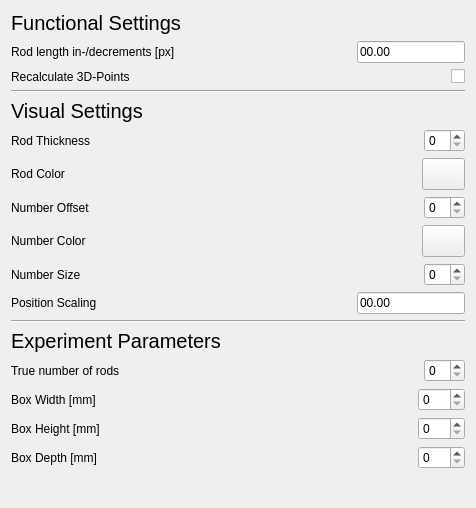
                     <widget class="QWidget" name="scrollAreaWidgetContents_2">
                      <property name="geometry">
                       <rect>
                        <x>0</x>
                        <y>0</y>
                        <width>476</width>
                        <height>508</height>
                       </rect>
                      </property>
                      <layout class="QVBoxLayout" name="verticalLayout_9">
                       <item>
                        <widget class="QLabel" name="label_18">
                         <property name="styleSheet">
                          <string notr="true">font-weight: bold;font: 20px;color: black;</string>
                         </property>
                         <property name="text">
                          <string>Functional Settings</string>
                         </property>
                        </widget>
                       </item>
                       <item>
                        <layout class="QHBoxLayout" name="horizontalLayout_28">
                         <item>
                          <widget class="QLabel" name="lbl_rod_incr">
                           <property name="text">
                            <string>Rod length in-/decrements [px]</string>
                           </property>
                          </widget>
                         </item>
                         <item alignment="Qt::AlignRight">
                          <widget class="QLineEdit" name="rod_incr">
                           <property name="inputMask">
                            <string>00.00;0</string>
                           </property>
                          </widget>
                         </item>
                        </layout>
                       </item>
                       <item>
                        <layout class="QHBoxLayout" name="horizontalLayout_29">
                         <item>
                          <widget class="QLabel" name="lbl_recalc_3D">
                           <property name="text">
                            <string>Recalculate 3D-Points</string>
                           </property>
                          </widget>
                         </item>
                         <item>
                          <widget class="QCheckBox" name="cb_recalc_3D">
                           <property name="sizePolicy">
                            <sizepolicy hsizetype="Maximum" vsizetype="Fixed">
                             <horstretch>0</horstretch>
                             <verstretch>0</verstretch>
                            </sizepolicy>
                           </property>
                           <property name="layoutDirection">
                            <enum>Qt::LeftToRight</enum>
                           </property>
                           <property name="text">
                            <string/>
                           </property>
                          </widget>
                         </item>
                        </layout>
                       </item>
                       <item>
                        <widget class="Line" name="line_8">
                         <property name="orientation">
                          <enum>Qt::Horizontal</enum>
                         </property>
                        </widget>
                       </item>
                       <item>
                        <widget class="QLabel" name="label_17">
                         <property name="styleSheet">
                          <string notr="true">font-weight: bold;font: 20px;color: black;</string>
                         </property>
                         <property name="text">
                          <string>Visual Settings</string>
                         </property>
                        </widget>
                       </item>
                       <item>
                        <layout class="QHBoxLayout" name="horizontalLayout_20">
                         <item>
                          <widget class="QLabel" name="lbl_thickness">
                           <property name="text">
                            <string>Rod Thickness</string>
                           </property>
                          </widget>
                         </item>
                         <item alignment="Qt::AlignRight">
                          <widget class="QSpinBox" name="thickness">
                           <property name="maximum">
                            <number>15</number>
                           </property>
                          </widget>
                         </item>
                        </layout>
                       </item>
                       <item>
                        <layout class="QHBoxLayout" name="horizontalLayout_19">
                         <item>
                          <widget class="QLabel" name="lbl_rod_color">
                           <property name="text">
                            <string>Rod Color</string>
                           </property>
                          </widget>
                         </item>
                         <item alignment="Qt::AlignRight">
                          <widget class="QToolButton" name="rod_color">
                           <property name="text">
                            <string/>
                           </property>
                           <property name="iconSize">
                            <size>
                             <width>35</width>
                             <height>25</height>
                            </size>
                           </property>
                          </widget>
                         </item>
                        </layout>
                       </item>
                       <item>
                        <layout class="QHBoxLayout" name="horizontalLayout_18">
                         <item>
                          <widget class="QLabel" name="lbl_offset">
                           <property name="text">
                            <string>Number Offset</string>
                           </property>
                          </widget>
                         </item>
                         <item alignment="Qt::AlignRight">
                          <widget class="QSpinBox" name="offset">
                           <property name="maximum">
                            <number>50</number>
                           </property>
                          </widget>
                         </item>
                        </layout>
                       </item>
                       <item>
                        <layout class="QHBoxLayout" name="horizontalLayout_21">
                         <item>
                          <widget class="QLabel" name="lbl_number_color">
                           <property name="text">
                            <string>Number Color</string>
                           </property>
                          </widget>
                         </item>
                         <item alignment="Qt::AlignRight">
                          <widget class="QToolButton" name="number_color">
                           <property name="text">
                            <string/>
                           </property>
                           <property name="iconSize">
                            <size>
                             <width>35</width>
                             <height>25</height>
                            </size>
                           </property>
                          </widget>
                         </item>
                        </layout>
                       </item>
                       <item>
                        <layout class="QHBoxLayout" name="horizontalLayout_22">
                         <item>
                          <widget class="QLabel" name="lbl_number_size">
                           <property name="text">
                            <string>Number Size</string>
                           </property>
                          </widget>
                         </item>
                         <item alignment="Qt::AlignRight">
                          <widget class="QSpinBox" name="number_size">
                           <property name="maximum">
                            <number>30</number>
                           </property>
                          </widget>
                         </item>
                        </layout>
                       </item>
                       <item>
                        <layout class="QHBoxLayout" name="horizontalLayout_27">
                         <item>
                          <widget class="QLabel" name="lbl_position_scaling">
                           <property name="text">
                            <string>Position Scaling</string>
                           </property>
                          </widget>
                         </item>
                         <item alignment="Qt::AlignRight">
                          <widget class="QLineEdit" name="position_scaling">
                           <property name="inputMask">
                            <string>00.00;0</string>
                           </property>
                          </widget>
                         </item>
                        </layout>
                       </item>
                       <item>
                        <widget class="Line" name="line_7">
                         <property name="orientation">
                          <enum>Qt::Horizontal</enum>
                         </property>
                        </widget>
                       </item>
                       <item>
                        <widget class="QLabel" name="label_23">
                         <property name="styleSheet">
                          <string notr="true">font-weight: bold;font: 20px;color: black;</string>
                         </property>
                         <property name="text">
                          <string>Experiment Parameters</string>
                         </property>
                        </widget>
                       </item>
                       <item>
                        <layout class="QHBoxLayout" name="horizontalLayout_24">
                         <item>
                          <widget class="QLabel" name="lbl_number_rods">
                           <property name="text">
                            <string>True number of rods</string>
                           </property>
                          </widget>
                         </item>
                         <item alignment="Qt::AlignRight">
                          <widget class="QSpinBox" name="number_rods"/>
                         </item>
                        </layout>
                       </item>
                       <item>
                        <layout class="QHBoxLayout" name="horizontalLayout_23">
                         <item>
                          <widget class="QLabel" name="lbl_box_width">
                           <property name="text">
                            <string>Box Width [mm]</string>
                           </property>
                          </widget>
                         </item>
                         <item alignment="Qt::AlignRight">
                          <widget class="QSpinBox" name="box_width">
                           <property name="maximum">
                            <number>999</number>
                           </property>
                          </widget>
                         </item>
                        </layout>
                       </item>
                       <item>
                        <layout class="QHBoxLayout" name="horizontalLayout_26">
                         <item>
                          <widget class="QLabel" name="lbl_box_height">
                           <property name="text">
                            <string>Box Height [mm]</string>
                           </property>
                          </widget>
                         </item>
                         <item alignment="Qt::AlignRight">
                          <widget class="QSpinBox" name="box_height">
                           <property name="maximum">
                            <number>999</number>
                           </property>
                          </widget>
                         </item>
                        </layout>
                       </item>
                       <item>
                        <layout class="QHBoxLayout" name="horizontalLayout_25">
                         <item>
                          <widget class="QLabel" name="lbl_box_depth">
                           <property name="text">
                            <string>Box Depth [mm]</string>
                           </property>
                          </widget>
                         </item>
                         <item alignment="Qt::AlignRight">
                          <widget class="QSpinBox" name="box_depth">
                           <property name="maximum">
                            <number>999</number>
                           </property>
                          </widget>
                         </item>
                        </layout>
                       </item>
                       <item>
                        <spacer name="verticalSpacer_3">
                         <property name="orientation">
                          <enum>Qt::Vertical</enum>
                         </property>
                         <property name="sizeHint" stdset="0">
                          <size>
                           <width>20</width>
                           <height>40</height>
                          </size>
                         </property>
                        </spacer>
                       </item>
                      </layout>
                     </widget>
